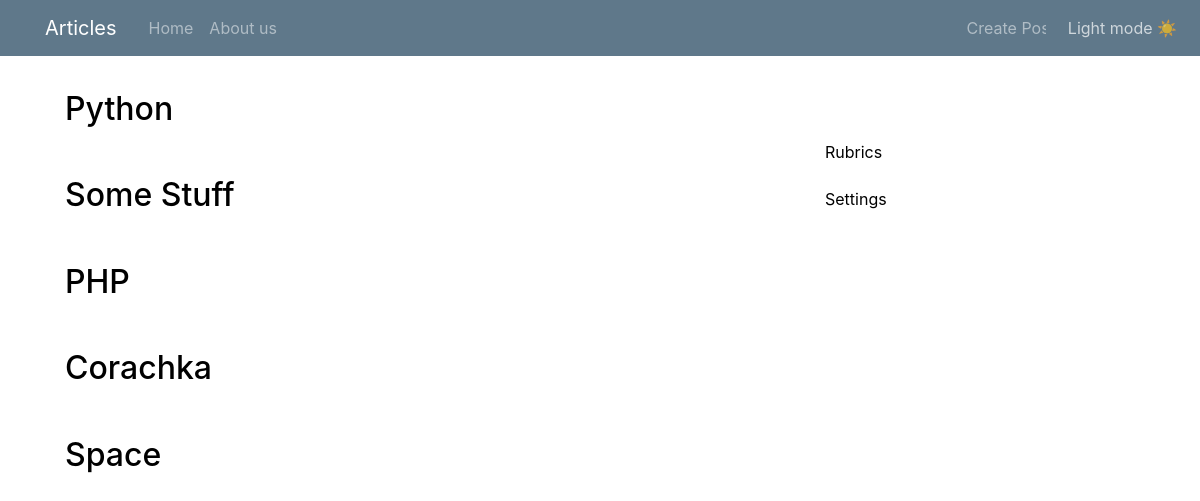
The app's page /rubrics/ (signed in) with its own data.
### mysite/apps/articles/models.py (models this page shows, shortened)
class Rubric(models.Model):
    rubric_name = models.CharField(max_length=50, unique=True)
    rubric_slug = models.SlugField(max_length=50, unique=True)

### mysite/apps/articles/views.py (the view)
# urls.py: path('rubrics/', views.list_rubrics, name='list_rubrics'),
def list_rubrics(request):
	rubrics = Rubric.objects.all()
	return render(request, 'articles/list_rubrics.html', {
	'rubrics': rubrics
	})

### blogs_app_repo/blogs_app/mysite/apps/articles/templates/articles/list_rubrics.html (shortened to what this page needs)
{% extends 'base.html' %}
{% block content %}
  {% if rubrics %}
    {% for rubric in rubrics %}
    <div class="content-section">
      <h2><a class="article-title" href="{% url 'articles:by_rubric' rubric.rubric_slug %}">{{rubric.rubric_name}}</a>
      </h2>
    </div>
    {% endfor %}
  {% else %}
      No rubrics found! )=
  {% endif %}
{% endblock %}

### mysite/static/assets/main.css (style rules this page uses)
body { background-color: var(--color-secondary) !important; color: var(--font-color) !important; margin-top: 5rem !important; }
h1, h2, h3, h4, h5, h6 { color: var(--font-color) !important; }
.content-section { background: var(--color-primary); padding: 10px 20px; border: 1px solid var(--border-color); border-radius: 5px; margin-bottom: 20px; position: relative; }
.article-title { color: var(--font-color); word-wrap:break-word !important; }

### records on screen
Rubric: rubric_name "Python"
Rubric: rubric_name "Some Stuff"
Rubric: rubric_name "PHP"
Rubric: rubric_name "Corachka"
Rubric: rubric_name "Space"
